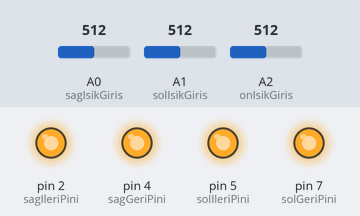
This sketch was run on a simulated Arduino Uno, built with avr-gcc and run on an emulated ATmega328P. Parts: output pins drawn as LEDs (lit = HIGH). The test bench sets the inputs (shaded band); at power-on: A0 (sagIsikGiris) = 512, A1 (solIsikGiris) = 512, A2 (onIsikGiris) = 512. What the sketch prints to the serial monitor is not drawn.

Above: at 1.2 s.
1.3 s: A0 (sagIsikGiris) set to 365
2.8 s: A0 (sagIsikGiris) set to 341
At 3.6 s:
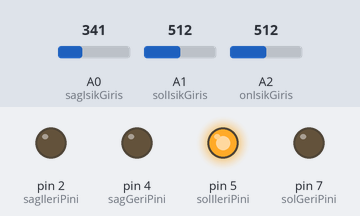
4.3 s: A1 (solIsikGiris) set to 356
5.8 s: A1 (solIsikGiris) set to 323
At 7.0 s:
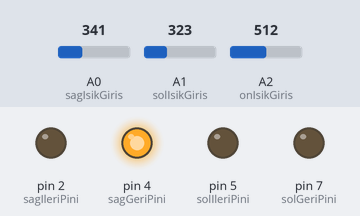
7.3 s: A2 (onIsikGiris) set to 337
8.8 s: A2 (onIsikGiris) set to 312
At 9.3 s:
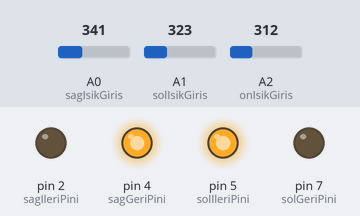
Timing chart, 0 to 11.3 s (numbered marks = the images above; inputs shaded):
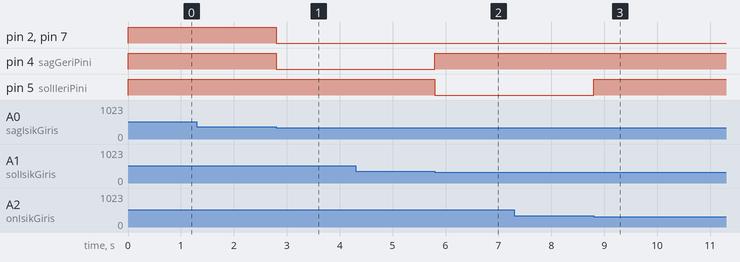

The sketch:

arduino_project_codes.ino
```cpp
const int sagIleriPini = 2;
const int sagGeriPini = 4;
const int solIleriPini = 5;
const int solGeriPini = 7;

const int sagIsikGiris = A0;
const int solIsikGiris = A1;
const int onIsikGiris = A2;
long sagOkunanIsik = 0;
long solOkunanIsik = 0;
long onOkunanIsik = 0;

const int trigPini = 12; // TRIG pin
const int echoPini = 11;  // ECHO pin
//int echoOkunanDeger = 0;
//unsigned long mesafe = 0;
int sinirIsik = 350;

void setup() {
  pinMode(sagIleriPini, OUTPUT);
  pinMode(sagGeriPini, OUTPUT);
  pinMode(solIleriPini, OUTPUT);
  pinMode(solGeriPini, OUTPUT);
  pinMode(sagIsikGiris, INPUT);
  pinMode(solIsikGiris, INPUT);
  pinMode(onIsikGiris, INPUT);
  pinMode(echoPini, INPUT );
  pinMode(trigPini, OUTPUT);
  Serial.begin(9600);
}

void loop() {
  sagOkunanIsik = analogRead(sagIsikGiris);
  solOkunanIsik = analogRead(solIsikGiris);
  onOkunanIsik = analogRead(onIsikGiris);
//  //Serial.print("SAG > ");
//  Serial.println(sagOkunanIsik);
//  Serial.print("SOL > ");
//  Serial.println(solOkunanIsik);
//  Serial.print("ON > ");
//  Serial.println(onOkunanIsik);
  if (sagOkunanIsik < sinirIsik  || solOkunanIsik < sinirIsik || onOkunanIsik < sinirIsik) {

    if (sagOkunanIsik < solOkunanIsik && sagOkunanIsik < onOkunanIsik) {
      sagIleri();
      delayMicroseconds(900);

    }
    else if ( solOkunanIsik < sagOkunanIsik &&  solOkunanIsik < onOkunanIsik) {
      solIleri();
      delayMicroseconds(900);

    }
    else if (onOkunanIsik < sagOkunanIsik &&  onOkunanIsik < solOkunanIsik) {
      ileri();
    }
  } else {
    Serial.println("DUR");
    dur();
  }
}


//long cisimAlgilama() {
//  digitalWrite(trigPini, LOW);
//  delayMicroseconds(1000);
//  digitalWrite(trigPini, HIGH);
//  delayMicroseconds(1000);
//  digitalWrite(trigPini, LOW);
//
//  long echoOkunanDeger = pulseIn(echoPini, HIGH);
//  long mesafe = (echoOkunanDeger / 2) / 29.1;
//  return mesafe;
//}
void ileri() {
  digitalWrite(sagIleriPini, LOW);
  digitalWrite(sagGeriPini, HIGH);
  digitalWrite(solIleriPini, HIGH);
  digitalWrite(solGeriPini, LOW);
}
void geri() {
  digitalWrite(sagIleriPini, HIGH);
  digitalWrite(sagGeriPini, LOW);
  digitalWrite(solIleriPini, LOW);
  digitalWrite(solGeriPini, HIGH);
}
void sagIleri() {
  digitalWrite(sagIleriPini, LOW);
  digitalWrite(sagGeriPini, LOW);
  digitalWrite(solIleriPini, HIGH);
  digitalWrite(solGeriPini, LOW);
}
void solIleri() {
  digitalWrite(sagIleriPini, LOW);
  digitalWrite(sagGeriPini, HIGH);
  digitalWrite(solIleriPini, LOW);
  digitalWrite(solGeriPini, LOW);
}
void sagGeri() {
  digitalWrite(sagIleriPini, LOW);
  digitalWrite(sagGeriPini, LOW);
  digitalWrite(solIleriPini, LOW);
  digitalWrite(solGeriPini, HIGH);
}
void solGeri() {
  digitalWrite(sagIleriPini, HIGH);
  digitalWrite(sagGeriPini, LOW);
  digitalWrite(solIleriPini, LOW);
  digitalWrite(solGeriPini, LOW);
}
void dur() {
  digitalWrite(sagIleriPini, HIGH);
  digitalWrite(sagGeriPini, HIGH);
  digitalWrite(solIleriPini, HIGH);
  digitalWrite(solGeriPini, HIGH);
}
```

Measured:
- the behaviour switches between 350 and 349 on A0 (sagIsikGiris) (found by bisection; images 0 and 1)
- the behaviour switches between 341 and 340 on A1 (solIsikGiris) (found by bisection; images 1 and 2)
- the behaviour switches between 323 and 322 on A2 (onIsikGiris) (found by bisection; images 2 and 3)
- after the input at 1.3 s, every drawn part: stays the same
- after the input at 2.8 s, pin 2 (sagIleriPini), pin 4 (sagGeriPini), pin 7 (solGeriPini): HIGH → LOW at once
- after the input at 4.3 s, every drawn part: stays the same
- after the input at 5.8 s, pin 4 (sagGeriPini): LOW → HIGH at once; pin 5 (solIleriPini): HIGH → LOW at once
- after the input at 7.3 s, every drawn part: stays the same
- after the input at 8.8 s, pin 5 (solIleriPini): LOW → HIGH at once
